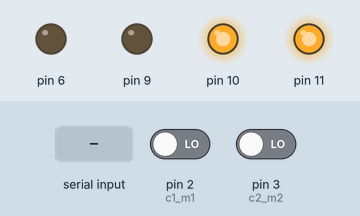
This sketch was run on a simulated Arduino Uno, built with avr-gcc and run on an emulated ATmega328P. On the bench: output pins drawn as LEDs (lit = HIGH). The test bench sets the inputs (shaded band); at power-on: pin 2 (c1_m1) LOW, pin 3 (c2_m2) LOW. EEPROM starts erased; what the sketch prints to the serial monitor is not drawn.

Above: at 1.2 s.
1.3 s: "5\n" received over Serial
At 1.8 s:
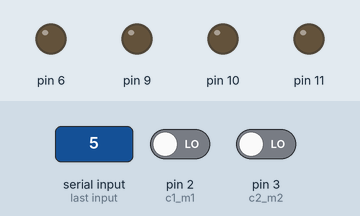
2.8 s: "90\n" received over Serial
At 3.1 s:
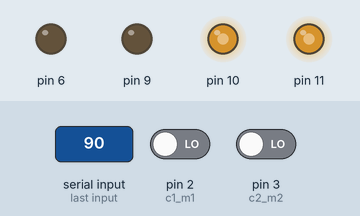
4.3 s: "90,45\n" received over Serial
At 4.8 s:
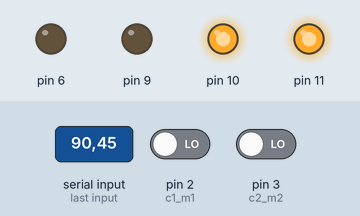
Timing chart, 0 to 7.3 s (numbered marks = the images above; inputs shaded):
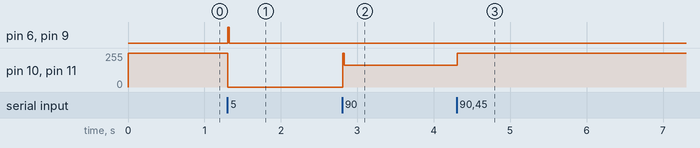

Measured:
- after the input at 1.3 s, pin 6, pin 9: LOW → HIGH at once, → LOW 0.01 s later; pin 10, pin 11: 255/255 → 0/255 at once
- after the input at 2.8 s, pin 10, pin 11: 0/255 → 163/255 at once
- after the input at 4.3 s, pin 10, pin 11: 163/255 → 255/255 at once

The sketch:

MOTORES.ino
```cpp
#include <PIDController.h>
#include <EEPROM.h>

volatile long int encoder_pos =0 ,encoder_pos1 = 0;
PIDController pos_pid;
PIDController pos1_pid;
int motor_value = 255;
#define EEPROM_SIZE 1
int lastpost=0,lastpost1=0;
unsigned int integerValue=0;  // Max value is 65535
char incomingByte;
void setup() {
Serial.begin(9600);


 leer();
  // EEPROM.begin(EEPROM_SIZE);


  pinMode(2, INPUT);// c1 m1
  pinMode(3, INPUT);//c2 m2
   pinMode(4, INPUT);// posicion
  pinMode(5, INPUT);//  posicion
  pinMode(9, OUTPUT);
  pinMode(10, OUTPUT);
   pinMode(11, OUTPUT);
  pinMode(6, OUTPUT);
  attachInterrupt(digitalPinToInterrupt(2), encoder, RISING);
  attachInterrupt(digitalPinToInterrupt(3), encoder1, RISING);
  pos_pid.begin();
  pos_pid.tune(15, 1, 2000);   //
  pos_pid.limit(-255, 255);
  pos1_pid.begin();
  pos1_pid.tune(15, 1, 2000);
  pos1_pid.limit(-255, 255);
}

void loop() {

if (Serial.available() > 0) {
    integerValue = 0;


    while(1) {

      incomingByte = Serial.read();
      if (incomingByte == '\n') break;
      if (incomingByte == -1) continue;
      integerValue *= 10;
      integerValue = ((incomingByte - 48) + integerValue);
      pos_pid.setpoint(integerValue);
      pos1_pid.setpoint(integerValue);

    }
}

   motor_value = pos_pid.compute(encoder_pos);
if(motor_value > 0){
  MotorCounterClockwise(motor_value);
}else{
  MotorClockwise(abs(motor_value));
}
 motor_value = pos1_pid.compute(encoder_pos1);
if(motor_value > 0){
  MotorCounterClockwise1(motor_value);
}else{
  MotorClockwise1(abs(motor_value));
}


   EEPROM.write(0,encoder_pos);

   EEPROM.write(1,encoder_pos1);
  Serial.println((String)encoder_pos+","+(String)encoder_pos1);
//   Serial.println(",");
  // Serial.println(encoder_pos1);
  delay(10);


}
void epromsisa()
  {
   EEPROM.write(0,encoder_pos);

   EEPROM.write(1,encoder_pos1);
  }
void leer()
{
      pos_pid.setpoint(EEPROM.read(0));
      pos1_pid.setpoint(EEPROM.read(1));
}
void encoder1(){

  if(digitalRead(5) == HIGH){
    encoder_pos1++;
  }else{
    encoder_pos1--;
  }

}

void encoder(){

  if(digitalRead(4) == HIGH){
    encoder_pos++;
  }else{
    encoder_pos--;
  }
}

void MotorClockwise(int power){
  if(power > 100){
  analogWrite(9, power);
  digitalWrite(10, LOW);
  }else{
    digitalWrite(9, LOW);
    digitalWrite(10, LOW);
  }
}
void MotorClockwise1(int power){
  if(power > 100){
  analogWrite(6, power);
  digitalWrite(11, LOW);
  }else{
    digitalWrite(6, LOW);
    digitalWrite(11, LOW);
  }
}

void MotorCounterClockwise(int power){
  if(power > 100){
  analogWrite(10, power);
  digitalWrite(9, LOW);
  }else{
    digitalWrite(9, LOW);
    digitalWrite(10, LOW);
  }
}
void MotorCounterClockwise1(int power){
  if(power > 100){
  analogWrite(11, power);
  digitalWrite(6, LOW);
  }else{
    digitalWrite(6, LOW);
    digitalWrite(11, LOW);
  }
}
```

PIDController.h
```cpp
#ifndef PIDControllerLib
#define PIDControllerLib

#if (ARDUINO >= 100)
  #include "Arduino.h"
#else
  #include "WProgram.h"
#endif

#define GRAPH     "graph"
#define NOGRAPH   "nograph"
#define VERBOSE   "verbose"
#define NOVERBOSE "noverbose"

class PIDController {
  public:
    // Constructor
    PIDController();

    // Methods - double
    double compute(double input, String graph = NOGRAPH, String verbose = NOVERBOSE);

    // Methods - void
    void begin();
    void tune(double _Kp, double _Ki, double _Kd);
    void limit(double min, double max);
    void setpoint(double newSetpoint);
    void minimize(double newMinimize);

    // Methods - double, getters
    double getOutput();
  private:
    // Methods
    void printGraph(double sensorInput, String verbose);

    // Variables - long
    unsigned long lastTime;

    // Variables - double
    double output;
    double lastErr;
    double timeChanged;

    // Variables - double, error variables
    double error;
    double errSum;
    double dErr;

    // Variables - bool
    bool doLimit;
    bool init;

    // Variables - double - tuining
    double Kp;
    double Ki;
    double Kd;
    double divisor;
    double minOut;
    double maxOut;
    double setPoint;
};
#endif
```
